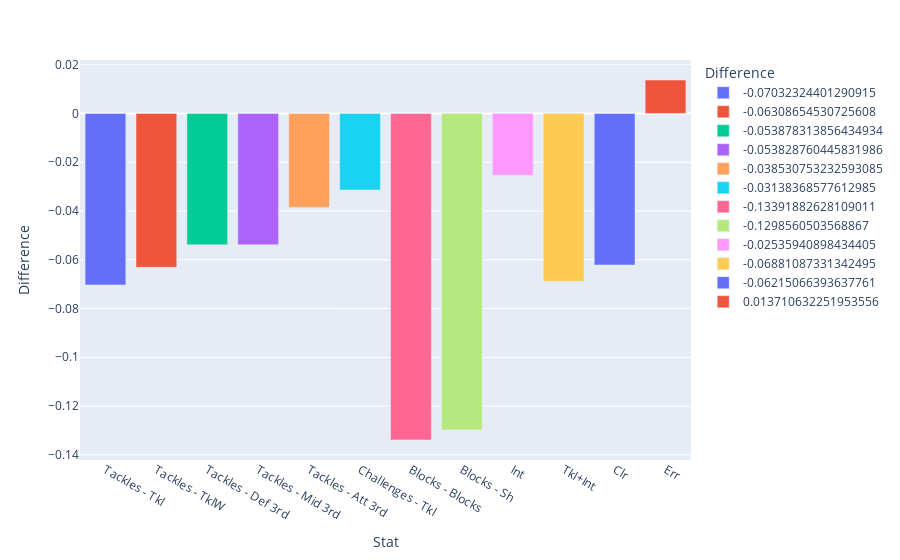

Notebook code cell kept with this figure:
### Code cell
# , color = 'Comp', barmode="group"
px.bar(golll, x = 'Stat', y = 'Difference', color = 'Difference')

### Figure 1 — Plotly figure (JSON) as saved in the notebook; plotly's stock layout.template omitted (floating-point values rounded to 4 significant figures)
{"data": [{"alignmentgroup": "True", "hovertemplate": "Difference=%{y}<br>Stat=%{x}<extra></extra>", "legendgroup": "-0.07032324401290915", "marker": {"color": "#636efa", "pattern": {"shape": ""}}, "name": "-0.07032324401290915", "offsetgroup": "-0.07032324401290915", "orientation": "v", "showlegend": true, "textposition": "auto", "type": "bar", "x": ["Tackles - Tkl"], "xaxis": "x", "y": [-0.07032], "yaxis": "y"}, {"alignmentgroup": "True", "hovertemplate": "Difference=%{y}<br>Stat=%{x}<extra></extra>", "legendgroup": "-0.06308654530725608", "marker": {"color": "#EF553B", "pattern": {"shape": ""}}, "name": "-0.06308654530725608", "offsetgroup": "-0.06308654530725608", "orientation": "v", "showlegend": true, "textposition": "auto", "type": "bar", "x": ["Tackles - TklW"], "xaxis": "x", "y": [-0.06309], "yaxis": "y"}, {"alignmentgroup": "True", "hovertemplate": "Difference=%{y}<br>Stat=%{x}<extra></extra>", "legendgroup": "-0.053878313856434934", "marker": {"color": "#00cc96", "pattern": {"shape": ""}}, "name": "-0.053878313856434934", "offsetgroup": "-0.053878313856434934", "orientation": "v", "showlegend": true, "textposition": "auto", "type": "bar", "x": ["Tackles - Def 3rd"], "xaxis": "x", "y": [-0.05388], "yaxis": "y"}, {"alignmentgroup": "True", "hovertemplate": "Difference=%{y}<br>Stat=%{x}<extra></extra>", "legendgroup": "-0.053828760445831986", "marker": {"color": "#ab63fa", "pattern": {"shape": ""}}, "name": "-0.053828760445831986", "offsetgroup": "-0.053828760445831986", "orientation": "v", "showlegend": true, "textposition": "auto", "type": "bar", "x": ["Tackles - Mid 3rd"], "xaxis": "x", "y": [-0.05383], "yaxis": "y"}, {"alignmentgroup": "True", "hovertemplate": "Difference=%{y}<br>Stat=%{x}<extra></extra>", "legendgroup": "-0.038530753232593085", "marker": {"color": "#FFA15A", "pattern": {"shape": ""}}, "name": "-0.038530753232593085", "offsetgroup": "-0.038530753232593085", "orientation": "v", "showlegend": true, "textposition": "auto", "type": "bar", "x": ["Tackles - Att 3rd"], "xaxis": "x", "y": [-0.03853], "yaxis": "y"}, {"alignmentgroup": "True", "hovertemplate": "Difference=%{y}<br>Stat=%{x}<extra></extra>", "legendgroup": "-0.03138368577612985", "marker": {"color": "#19d3f3", "pattern": {"shape": ""}}, "name": "-0.03138368577612985", "offsetgroup": "-0.03138368577612985", "orientation": "v", "showlegend": true, "textposition": "auto", "type": "bar", "x": ["Challenges - Tkl"], "xaxis": "x", "y": [-0.03138], "yaxis": "y"}, {"alignmentgroup": "True", "hovertemplate": "Difference=%{y}<br>Stat=%{x}<extra></extra>", "legendgroup": "-0.13391882628109011", "marker": {"color": "#FF6692", "pattern": {"shape": ""}}, "name": "-0.13391882628109011", "offsetgroup": "-0.13391882628109011", "orientation": "v", "showlegend": true, "textposition": "auto", "type": "bar", "x": ["Blocks - Blocks"], "xaxis": "x", "y": [-0.1339], "yaxis": "y"}, {"alignmentgroup": "True", "hovertemplate": "Difference=%{y}<br>Stat=%{x}<extra></extra>", "legendgroup": "-0.1298560503568867", "marker": {"color": "#B6E880", "pattern": {"shape": ""}}, "name": "-0.1298560503568867", "offsetgroup": "-0.1298560503568867", "orientation": "v", "showlegend": true, "textposition": "auto", "type": "bar", "x": ["Blocks - Sh"], "xaxis": "x", "y": [-0.1299], "yaxis": "y"}, {"alignmentgroup": "True", "hovertemplate": "Difference=%{y}<br>Stat=%{x}<extra></extra>", "legendgroup": "-0.02535940898434405", "marker": {"color": "#FF97FF", "pattern": {"shape": ""}}, "name": "-0.02535940898434405", "offsetgroup": "-0.02535940898434405", "orientation": "v", "showlegend": true, "textposition": "auto", "type": "bar", "x": ["Int"], "xaxis": "x", "y": [-0.02536], "yaxis": "y"}, {"alignmentgroup": "True", "hovertemplate": "Difference=%{y}<br>Stat=%{x}<extra></extra>", "legendgroup": "-0.06881087331342495", "marker": {"color": "#FECB52", "pattern": {"shape": ""}}, "name": "-0.06881087331342495", "offsetgroup": "-0.06881087331342495", "orientation": "v", "showlegend": true, "textposition": "auto", "type": "bar", "x": ["Tkl+Int"], "xaxis": "x", "y": [-0.06881], "yaxis": "y"}, {"alignmentgroup": "True", "hovertemplate": "Difference=%{y}<br>Stat=%{x}<extra></extra>", "legendgroup": "-0.06215066393637761", "marker": {"color": "#636efa", "pattern": {"shape": ""}}, "name": "-0.06215066393637761", "offsetgroup": "-0.06215066393637761", "orientation": "v", "showlegend": true, "textposition": "auto", "type": "bar", "x": ["Clr"], "xaxis": "x", "y": [-0.06215], "yaxis": "y"}, {"alignmentgroup": "True", "hovertemplate": "Difference=%{y}<br>Stat=%{x}<extra></extra>", "legendgroup": "0.013710632251953556", "marker": {"color": "#EF553B", "pattern": {"shape": ""}}, "name": "0.013710632251953556", "offsetgroup": "0.013710632251953556", "orientation": "v", "showlegend": true, "textposition": "auto", "type": "bar", "x": ["Err"], "xaxis": "x", "y": [0.01371], "yaxis": "y"}], "layout": {"autosize": true, "barmode": "relative", "legend": {"title": {"text": "Difference"}, "tracegroupgap": 0}, "margin": {"t": 60}, "xaxis": {"anchor": "y", "autorange": true, "domain": [0, 1], "range": [-0.5, 11.5], "title": {"text": "Stat"}, "type": "category"}, "yaxis": {"anchor": "x", "autorange": true, "categoryarray": [0.01371, -0.06215, -0.06881, -0.02536, -0.1299, -0.1339, -0.03138, -0.03853, -0.05383, -0.05388, -0.06309, -0.07032], "categoryorder": "array", "domain": [0, 1], "range": [-0.1421, 0.02191], "title": {"text": "Difference"}, "type": "linear"}}}
